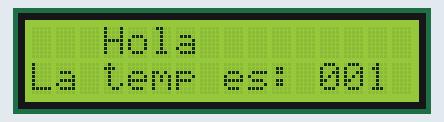
This sketch was run on a simulated Arduino Uno, built with avr-gcc and run on an emulated ATmega328P. On the bench: 16×2 character LCD.

Above: at 0.1 s.
At 4.1 s:
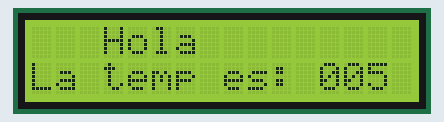
At 9.1 s:
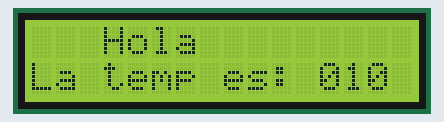
At 19.2 s:
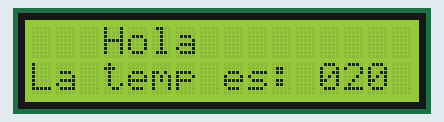
At 28.2 s:
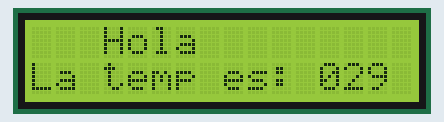
At 38.2 s:
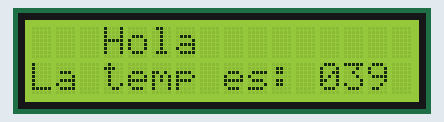

The sketch:

ExampleLCD.ino
```cpp
#include <LiquidCrystal.h>

/* Display */
//LiquidCrystal(rs, enable, d4, d5, d6, d7)
LiquidCrystal lcd(12, 11, 10, 9, 8, 7);

void LCD_Display(int fila, int columna, char* cadena);

void setup() {
  // Configura el LCD para 16 columnas y 2 filas
  lcd.begin(16, 2);
  // Imprime un mensaje en la primera línea
  LCD_Display(0, 3, "Hola");
}

int temperatura = 0;
char Buf[20];

void loop() {
  temperatura++;
  if(temperatura > 200)
    temperatura = 0;

  sprintf(Buf, "La temp es: %03d", temperatura);
  LCD_Display(1, 0, Buf);

  delay(1000); // Solo a modo de ejemplo
}

void LCD_Display(int fila, int columna, char* cadena)
{
  // Coloca el cursor en la segunda línea
  lcd.setCursor(columna, fila);
  // Imprime un mensaje en la segunda línea
  lcd.print(cadena);
}
```

Measured:
- what the display in image 1 shows lasts 1.0 s, from 4.1 s to 5.1 s
